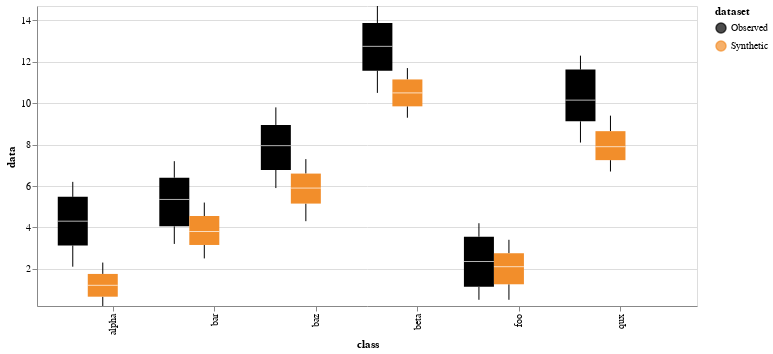

Write notebook code for a chart like this one.
### Code cell
plot_marginal_numerical_categorical(observed_df, synthetic_df, "class", "data", 30)

### Figure 1 — Vega specification as saved in the notebook (floating-point values rounded to 4 significant figures)
{"$schema": "https://vega.github.io/schema/vega/v5.json", "data": [{"name": "source_0"}, {"name": "data_0"}, {"name": "data_1", "values": []}, {"name": "data_2"}, {"name": "data_3", "values": [{"class": "foo", "dataset": "Observed", "lower_box_data": 1.125, "lower_whisker_data": 0.5, "upper_whisker_data": 4.2}, {"class": "bar", "dataset": "Observed", "lower_box_data": 4.05, "lower_whisker_data": 3.2, "upper_whisker_data": 7.2}, {"class": "baz", "dataset": "Observed", "lower_box_data": 6.775, "lower_whisker_data": 5.9, "upper_whisker_data": 9.8}, {"class": "qux", "dataset": "Observed", "lower_box_data": 9.125, "lower_whisker_data": 8.1, "upper_whisker_data": 12.3}, {"class": "alpha", "dataset": "Observed", "lower_box_data": 3.125, "lower_whisker_data": 2.1, "upper_whisker_data": 6.2}, {"class": "beta", "dataset": "Observed", "lower_box_data": 11.57, "lower_whisker_data": 10.5, "upper_whisker_data": 14.7}, {"class": "foo", "dataset": "Synthetic", "lower_box_data": 1.25, "lower_whisker_data": 0.5, "upper_whisker_data": 3.4}, {"class": "bar", "dataset": "Synthetic", "lower_box_data": 3.15, "lower_whisker_data": 2.5, "upper_whisker_data": 5.2}, {"class": "baz", "dataset": "Synthetic", "lower_box_data": 5.15, "lower_whisker_data": 4.3, "upper_whisker_data": 7.3}, {"class": "qux", "dataset": "Synthetic", "lower_box_data": 7.25, "lower_whisker_data": 6.7, "upper_whisker_data": 9.4}, {"class": "alpha", "dataset": "Synthetic", "lower_box_data": 0.65, "lower_whisker_data": 0.2, "upper_whisker_data": 2.3}, {"class": "beta", "dataset": "Synthetic", "lower_box_data": 9.85, "lower_whisker_data": 9.3, "upper_whisker_data": 11.7}]}, {"name": "data_4", "values": [{"class": "foo", "dataset": "Observed", "lower_whisker_data": 0.5, "upper_box_data": 3.55, "upper_whisker_data": 4.2}, {"class": "bar", "dataset": "Observed", "lower_whisker_data": 3.2, "upper_box_data": 6.4, "upper_whisker_data": 7.2}, {"class": "baz", "dataset": "Observed", "lower_whisker_data": 5.9, "upper_box_data": 8.95, "upper_whisker_data": 9.8}, {"class": "qux", "dataset": "Observed", "lower_whisker_data": 8.1, "upper_box_data": 11.62, "upper_whisker_data": 12.3}, {"class": "alpha", "dataset": "Observed", "lower_whisker_data": 2.1, "upper_box_data": 5.475, "upper_whisker_data": 6.2}, {"class": "beta", "dataset": "Observed", "lower_whisker_data": 10.5, "upper_box_data": 13.88, "upper_whisker_data": 14.7}, {"class": "foo", "dataset": "Synthetic", "lower_whisker_data": 0.5, "upper_box_data": 2.75, "upper_whisker_data": 3.4}, {"class": "bar", "dataset": "Synthetic", "lower_whisker_data": 2.5, "upper_box_data": 4.55, "upper_whisker_data": 5.2}, {"class": "baz", "dataset": "Synthetic", "lower_whisker_data": 4.3, "upper_box_data": 6.6, "upper_whisker_data": 7.3}, {"class": "qux", "dataset": "Synthetic", "lower_whisker_data": 6.7, "upper_box_data": 8.65, "upper_whisker_data": 9.4}, {"class": "alpha", "dataset": "Synthetic", "lower_whisker_data": 0.2, "upper_box_data": 1.75, "upper_whisker_data": 2.3}, {"class": "beta", "dataset": "Synthetic", "lower_whisker_data": 9.3, "upper_box_data": 11.15, "upper_whisker_data": 11.7}]}, {"name": "data_5"}, {"name": "data_6", "values": [{"class": "foo", "dataset": "Observed", "lower_box_data": 1.125, "max_data": 4.2, "mid_box_data": 2.35, "min_data": 0.5, "upper_box_data": 3.55}, {"class": "bar", "dataset": "Observed", "lower_box_data": 4.05, "max_data": 7.2, "mid_box_data": 5.35, "min_data": 3.2, "upper_box_data": 6.4}, {"class": "baz", "dataset": "Observed", "lower_box_data": 6.775, "max_data": 9.8, "mid_box_data": 7.95, "min_data": 5.9, "upper_box_data": 8.95}, {"class": "qux", "dataset": "Observed", "lower_box_data": 9.125, "max_data": 12.3, "mid_box_data": 10.15, "min_data": 8.1, "upper_box_data": 11.62}, {"class": "alpha", "dataset": "Observed", "lower_box_data": 3.125, "max_data": 6.2, "mid_box_data": 4.3, "min_data": 2.1, "upper_box_data": 5.475}, {"class": "beta", "dataset": "Observed", "lower_box_data": 11.57, "max_data": 14.7, "mid_box_data": 12.75, "min_data": 10.5, "upper_box_data": 13.88}, {"class": "foo", "dataset": "Synthetic", "lower_box_data": 1.25, "max_data": 3.4, "mid_box_data": 2.1, "min_data": 0.5, "upper_box_data": 2.75}, {"class": "bar", "dataset": "Synthetic", "lower_box_data": 3.15, "max_data": 5.2, "mid_box_data": 3.8, "min_data": 2.5, "upper_box_data": 4.55}, {"class": "baz", "dataset": "Synthetic", "lower_box_data": 5.15, "max_data": 7.3, "mid_box_data": 5.9, "min_data": 4.3, "upper_box_data": 6.6}, {"class": "qux", "dataset": "Synthetic", "lower_box_data": 7.25, "max_data": 9.4, "mid_box_data": 7.9, "min_data": 6.7, "upper_box_data": 8.65}, {"class": "alpha", "dataset": "Synthetic", "lower_box_data": 0.65, "max_data": 2.3, "mid_box_data": 1.2, "min_data": 0.2, "upper_box_data": 1.75}, {"class": "beta", "dataset": "Synthetic", "lower_box_data": 9.85, "max_data": 11.7, "mid_box_data": 10.5, "min_data": 9.3, "upper_box_data": 11.15}]}, {"name": "data_7", "values": [{"class": "foo", "dataset": "Observed", "lower_box_data": 1.125, "max_data": 4.2, "mid_box_data": 2.35, "min_data": 0.5, "upper_box_data": 3.55}, {"class": "bar", "dataset": "Observed", "lower_box_data": 4.05, "max_data": 7.2, "mid_box_data": 5.35, "min_data": 3.2, "upper_box_data": 6.4}, {"class": "baz", "dataset": "Observed", "lower_box_data": 6.775, "max_data": 9.8, "mid_box_data": 7.95, "min_data": 5.9, "upper_box_data": 8.95}, {"class": "qux", "dataset": "Observed", "lower_box_data": 9.125, "max_data": 12.3, "mid_box_data": 10.15, "min_data": 8.1, "upper_box_data": 11.62}, {"class": "alpha", "dataset": "Observed", "lower_box_data": 3.125, "max_data": 6.2, "mid_box_data": 4.3, "min_data": 2.1, "upper_box_data": 5.475}, {"class": "beta", "dataset": "Observed", "lower_box_data": 11.57, "max_data": 14.7, "mid_box_data": 12.75, "min_data": 10.5, "upper_box_data": 13.88}, {"class": "foo", "dataset": "Synthetic", "lower_box_data": 1.25, "max_data": 3.4, "mid_box_data": 2.1, "min_data": 0.5, "upper_box_data": 2.75}, {"class": "bar", "dataset": "Synthetic", "lower_box_data": 3.15, "max_data": 5.2, "mid_box_data": 3.8, "min_data": 2.5, "upper_box_data": 4.55}, {"class": "baz", "dataset": "Synthetic", "lower_box_data": 5.15, "max_data": 7.3, "mid_box_data": 5.9, "min_data": 4.3, "upper_box_data": 6.6}, {"class": "qux", "dataset": "Synthetic", "lower_box_data": 7.25, "max_data": 9.4, "mid_box_data": 7.9, "min_data": 6.7, "upper_box_data": 8.65}, {"class": "alpha", "dataset": "Synthetic", "lower_box_data": 0.65, "max_data": 2.3, "mid_box_data": 1.2, "min_data": 0.2, "upper_box_data": 1.75}, {"class": "beta", "dataset": "Synthetic", "lower_box_data": 9.85, "max_data": 11.7, "mid_box_data": 10.5, "min_data": 9.3, "upper_box_data": 11.15}]}, {"name": "data_1_x_domain_class_0", "values": []}, {"name": "data_3_x_domain_class_1", "values": [{"class": "foo"}, {"class": "bar"}, {"class": "baz"}, {"class": "qux"}, {"class": "alpha"}, {"class": "beta"}]}, {"name": "data_4_x_domain_class_2", "values": [{"class": "foo"}, {"class": "bar"}, {"class": "baz"}, {"class": "qux"}, {"class": "alpha"}, {"class": "beta"}]}, {"name": "data_6_x_domain_class_3", "values": [{"class": "foo"}, {"class": "bar"}, {"class": "baz"}, {"class": "qux"}, {"class": "alpha"}, {"class": "beta"}]}, {"name": "data_7_x_domain_class_4", "values": [{"class": "foo"}, {"class": "bar"}, {"class": "baz"}, {"class": "qux"}, {"class": "alpha"}, {"class": "beta"}]}], "marks": [{"type": "symbol", "name": "layer_0_layer_0_marks", "from": {"data": "data_1"}, "encode": {"update": {"opacity": {"value": 0.7}, "stroke": {"field": "dataset", "scale": "color"}, "fill": {"value": "transparent"}, "y": {"field": "data", "scale": "y"}, "x": {"field": "class", "scale": "x", "offset": {"field": "dataset", "scale": "xOffset", "band": 0.5}}}}, "style": ["point", "boxplot-outliers"]}, {"type": "rule", "name": "layer_0_layer_1_layer_0_marks", "from": {"data": "data_3"}, "encode": {"update": {"y": {"field": "lower_whisker_data", "scale": "y"}, "x": {"field": "class", "scale": "x", "offset": {"field": "dataset", "scale": "xOffset", "band": 0.5}}, "y2": {"field": "lower_box_data", "scale": "y"}, "tooltip": {"signal": "{\"Upper Whisker of data\": format(datum[\"upper_whisker_data\"], \"\"), \"Lower Whisker of data\": format(datum[\"lower_whisker_data\"], \"\"), \"dataset\": isValid(datum[\"dataset\"]) ? datum[\"dataset\"] : \"\"+datum[\"dataset\"], \"class\": isValid(datum[\"class\"]) ? datum[\"class\"] : \"\"+datum[\"class\"]}"}, "stroke": {"value": "black"}}}, "aria": false, "style": ["rule", "boxplot-rule"]}, {"type": "rule", "name": "layer_0_layer_1_layer_1_marks", "from": {"data": "data_4"}, "encode": {"update": {"y": {"field": "upper_box_data", "scale": "y"}, "tooltip": {"signal": "{\"Upper Whisker of data\": format(datum[\"upper_whisker_data\"], \"\"), \"Lower Whisker of data\": format(datum[\"lower_whisker_data\"], \"\"), \"dataset\": isValid(datum[\"dataset\"]) ? datum[\"dataset\"] : \"\"+datum[\"dataset\"], \"class\": isValid(datum[\"class\"]) ? datum[\"class\"] : \"\"+datum[\"class\"]}"}, "y2": {"field": "upper_whisker_data", "scale": "y"}, "stroke": {"value": "black"}, "x": {"field": "class", "scale": "x", "offset": {"field": "dataset", "scale": "xOffset", "band": 0.5}}}}, "style": ["rule", "boxplot-rule"], "aria": false}, {"type": "rect", "name": "layer_1_layer_0_marks", "from": {"data": "data_6"}, "encode": {"update": {"tooltip": {"signal": "{\"Max of data\": format(datum[\"max_data\"], \"\"), \"Q3 of data\": format(datum[\"upper_box_data\"], \"\"), \"Median of data\": format(datum[\"mid_box_data\"], \"\"), \"Q1 of data\": format(datum[\"lower_box_data\"], \"\"), \"Min of data\": format(datum[\"min_data\"], \"\"), \"dataset\": isValid(datum[\"dataset\"]) ? datum[\"dataset\"] : \"\"+datum[\"dataset\"], \"class\": isValid(datum[\"class\"]) ? datum[\"class\"] : \"\"+datum[\"class\"]}"}, "y": {"field": "lower_box_data", "scale": "y"}, "xc": {"field": "class", "scale": "x", "offset": {"field": "dataset", "scale": "xOffset", "band": 0.5}}, "fill": {"field": "dataset", "scale": "color"}, "width": {"value": 30}, "y2": {"field": "upper_box_data", "scale": "y"}}}, "style": ["bar", "boxplot-box"]}, {"type": "rect", "name": "layer_1_layer_1_marks", "from": {"data": "data_7"}, "encode": {"update": {"height": {"value": 1}, "opacity": {"value": 0.7}, "tooltip": {"signal": "{\"Max of data\": format(datum[\"max_data\"], \"\"), \"Q3 of data\": format(datum[\"upper_box_data\"], \"\"), \"Median of data\": format(datum[\"mid_box_data\"], \"\"), \"Q1 of data\": format(datum[\"lower_box_data\"], \"\"), \"Min of data\": format(datum[\"min_data\"], \"\"), \"dataset\": isValid(datum[\"dataset\"]) ? datum[\"dataset\"] : \"\"+datum[\"dataset\"], \"class\": isValid(datum[\"class\"]) ? datum[\"class\"] : \"\"+datum[\"class\"]}"}, "fill": [{"field": "dataset", "scale": "color", "test": "datum['lower_box_data'] >= datum['upper_box_data']"}, {"value": "white"}], "width": {"value": 30}, "xc": {"field": "class", "scale": "x", "offset": {"field": "dataset", "scale": "xOffset", "band": 0.5}}, "yc": {"field": "mid_box_data", "scale": "y"}}}, "style": ["tick", "boxplot-median"], "aria": false}], "scales": [{"name": "x", "type": "band", "domain": {"fields": [{"data": "data_1_x_domain_class_0", "field": "class"}, {"data": "data_3_x_domain_class_1", "field": "class"}, {"data": "data_4_x_domain_class_2", "field": "class"}, {"data": "data_6_x_domain_class_3", "field": "class"}, {"data": "data_7_x_domain_class_4", "field": "class"}], "sort": true}, "range": [0, {"signal": "width"}], "padding": 0.5}, {"name": "y", "type": "linear", "domain": [0.2, 14.7], "range": [{"signal": "height"}, 0], "zero": false}, {"name": "xOffset", "type": "band", "domain": ["Observed", "Synthetic"], "range": [-30, 30]}, {"name": "color", "type": "ordinal", "domain": ["Observed", "Synthetic"], "range": ["#000000", "#f28e2b"]}], "axes": [{"scale": "y", "gridScale": "x", "tickCount": {"signal": "ceil(height/40)"}, "maxExtent": 0, "domain": false, "orient": "left", "grid": true, "minExtent": 0, "aria": false, "ticks": false, "zindex": 0, "labels": false}, {"scale": "x", "title": "class", "labelAlign": "right", "orient": "bottom", "labelAngle": 270, "zindex": 0, "labelBaseline": "middle", "grid": false}, {"scale": "y", "labelOverlap": true, "orient": "left", "grid": false, "zindex": 0, "title": "data", "tickCount": {"signal": "ceil(height/40)"}}], "padding": 5, "background": "white", "width": 660, "style": "cell", "legends": [{"stroke": "color", "symbolType": "circle", "title": "dataset", "encode": {"symbols": {"update": {"opacity": {"value": 0.7}}}}, "fill": "color"}], "height": 300}
